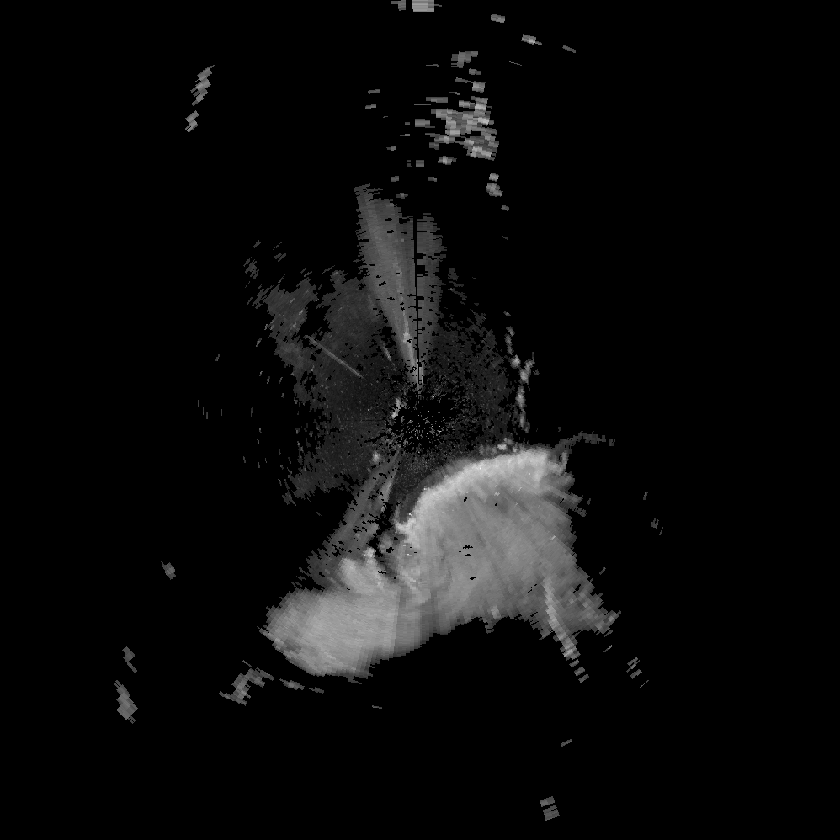
%> input picture 201008081800_VAN.PPI1_A.raw.h5_with_rayHdrs_F_Z2.tiff, 840 x 840 px, shrunk from 998 x 998 before the run
$ octave --eval "boundary('201008081800_VAN.PPI1_A.raw.h5_with_rayHdrs_F_Z2.tiff');"   (GNU Octave 9; MATLAB toolbox functions it lacks are replaced by stand-ins)
%> lines starting %> are read from the running program, lines starting %| are printed output that depends on the picture; in (x1, y1, x2, y2) boxes, pixels count from 0 and x2, y2 are one past the last pixel; in counts of white or black regions, pixels touching at a corner belong together; the program's own positions count from 1
function [] = boundary(filename)
    %filename = '201008081710_VAN.PPI3_A.raw.h5_with_rayHdrs_F_Z2.png';
    [van8bit]= imread(filename);
%> van8bit is the input picture: size 840x840 single; 86.4% of the values are NaN or infinite; the others: min 30509, max 39962, mean 33777.7
    s=strel('disk',20);
    D=~im2bw(van8bit);
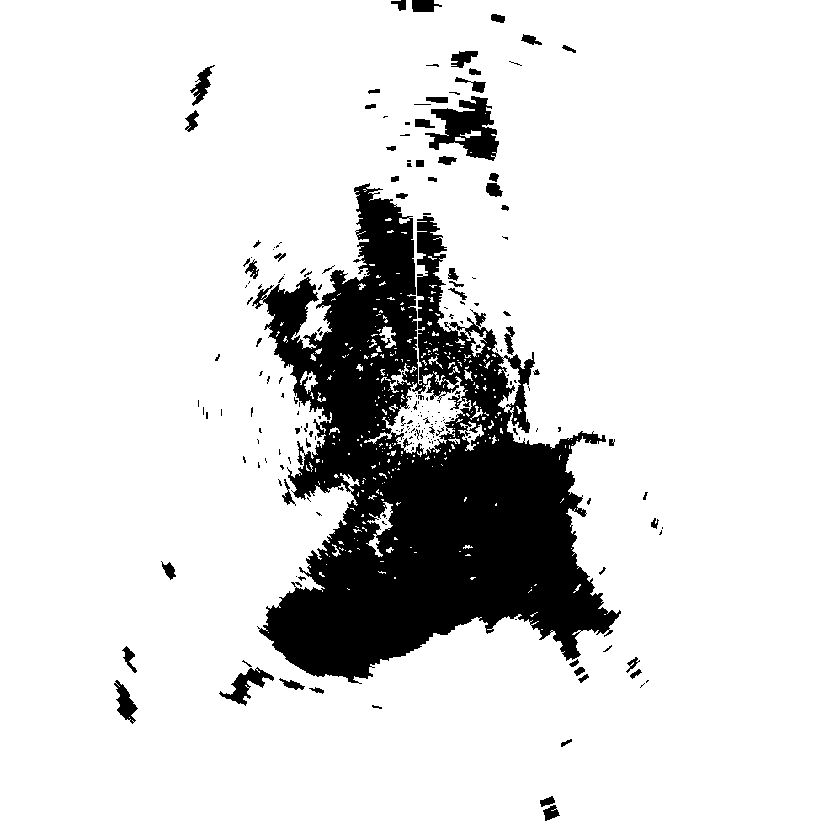
%> D: size 840x840 logical; 86.4% white; 209 black regions (144 under 20 px), largest, box (x1, y1, x2, y2) and area: (252, 183, 621, 684) 86519, (425, 96, 499, 161) 2482, (219, 667, 274, 706) 724
    BW = im2bw(van8bit,graythresh(van8bit));
    F=imerode(D,s);
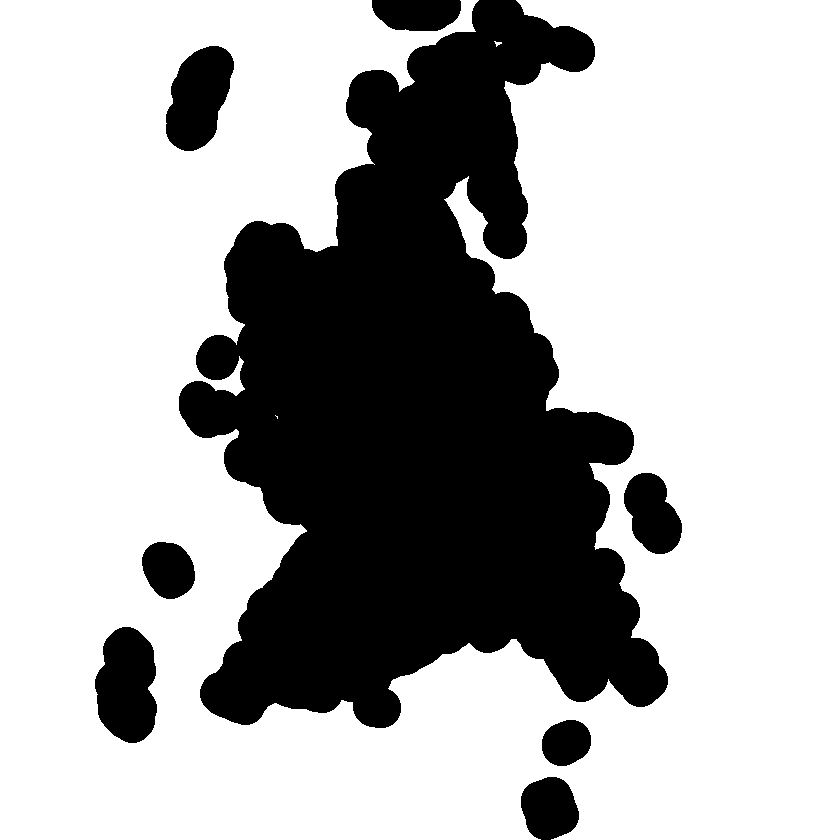
%> F: size 840x840 logical; 68.9% white; 8 black regions, largest, box (x1, y1, x2, y2) and area: (179, 0, 668, 728) 196543, (95, 627, 157, 743) 5594, (166, 46, 234, 151) 4996
    %figure,imshow(van8bit);title('original file');
    %figure,imshow(D);title('bw image');
    %figure,imshow(D-F);title('boundary');
    B = D-F;
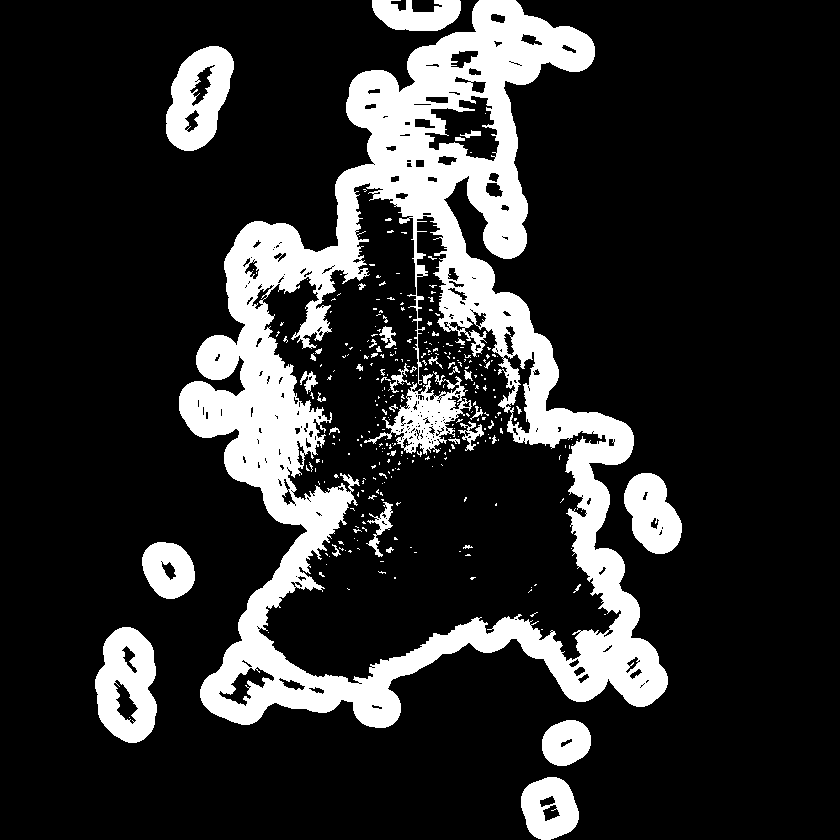
%> B: size 840x840 double; values 0 (black) and 1 (white), 17.5% white; 319 white regions (273 under 20 px), largest, box (x1, y1, x2, y2) and area: (179, 0, 668, 728) 95819, (95, 627, 157, 743) 4967, (166, 46, 234, 151) 4460
    h = fspecial('gaussian');
    B = imfilter(B,h);
    I = van8bit;
    I((B == 1)) = nan;
    [path,name,ext] = fileparts(filename);
    filename_new = [name,'.png'];

    %gaussian filtering
    h = fspecial('gaussian');
    I = imfilter(I,h);
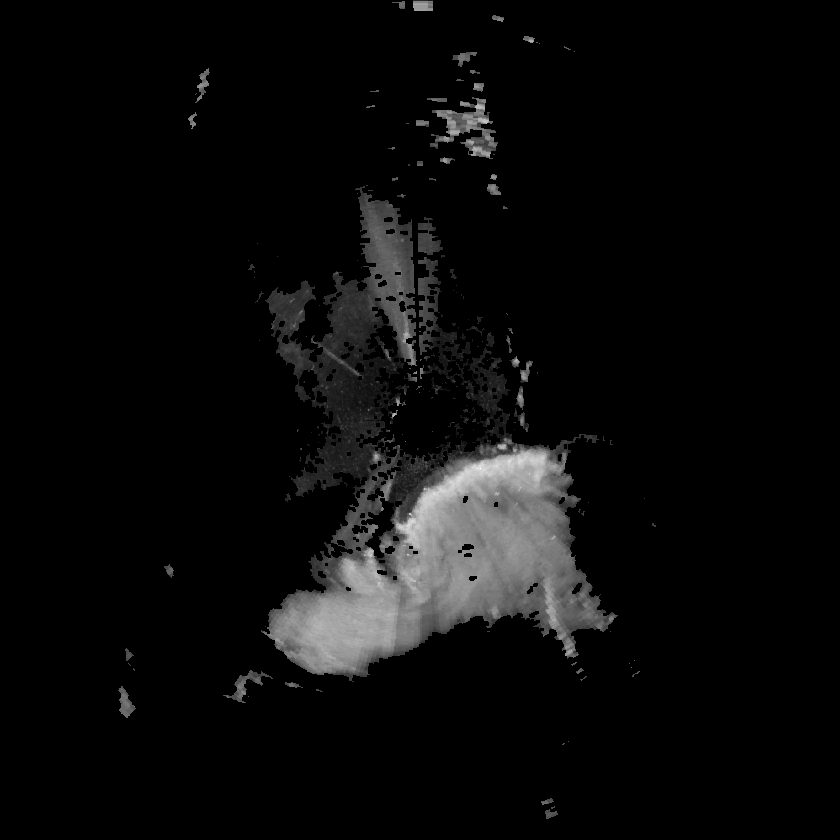
%> I: size 840x840 single; 89.02% of the values are NaN or infinite; the others: min 30655.8, max 39330, mean 34058.1; drawn with min black, max white, NaN and infinite black
    imwrite(I,filename_new,'png');
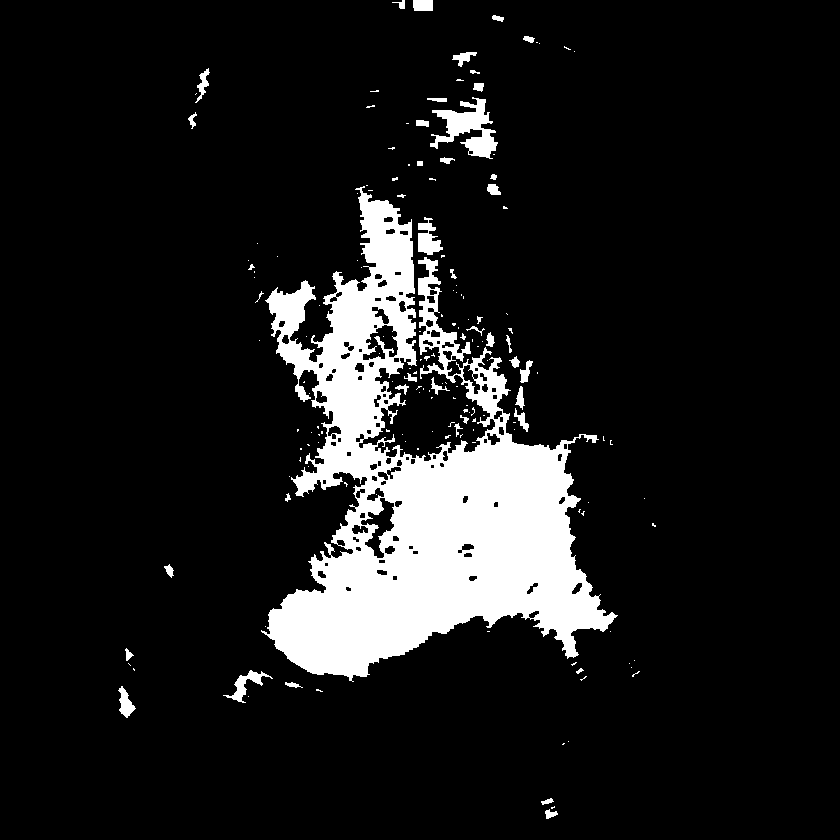
%> saved as 201008081800_VAN.PPI1_A.raw.h5_with_rayHdrs_F_Z2.png: size 840x840 uint8; 11% white; 164 white regions (119 under 20 px), largest, box (x1, y1, x2, y2) and area: (261, 186, 618, 682) 71096, (430, 97, 498, 159) 1871, (418, 217, 443, 255) 537

end

$ run again, on 201008081810_VAN.PPI3_A.raw.h5_with_rayHdrs_F_Z2.tiff
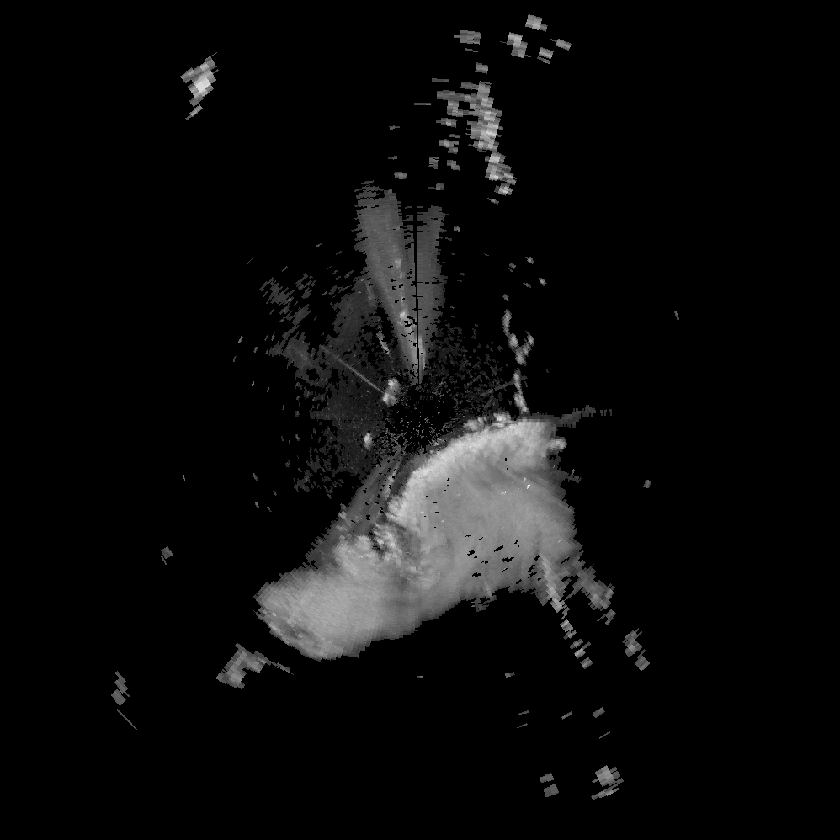
%> input picture 201008081810_VAN.PPI3_A.raw.h5_with_rayHdrs_F_Z2.tiff, 840 x 840 px, shrunk from 998 x 998 before the run
%> in boundary, van8bit is the input picture: size 840x840 single; 87.62% of the values are NaN or infinite; the others: min 30485, max 39318, mean 33953.7
%> in boundary, `D=~im2bw(van8bit);`:
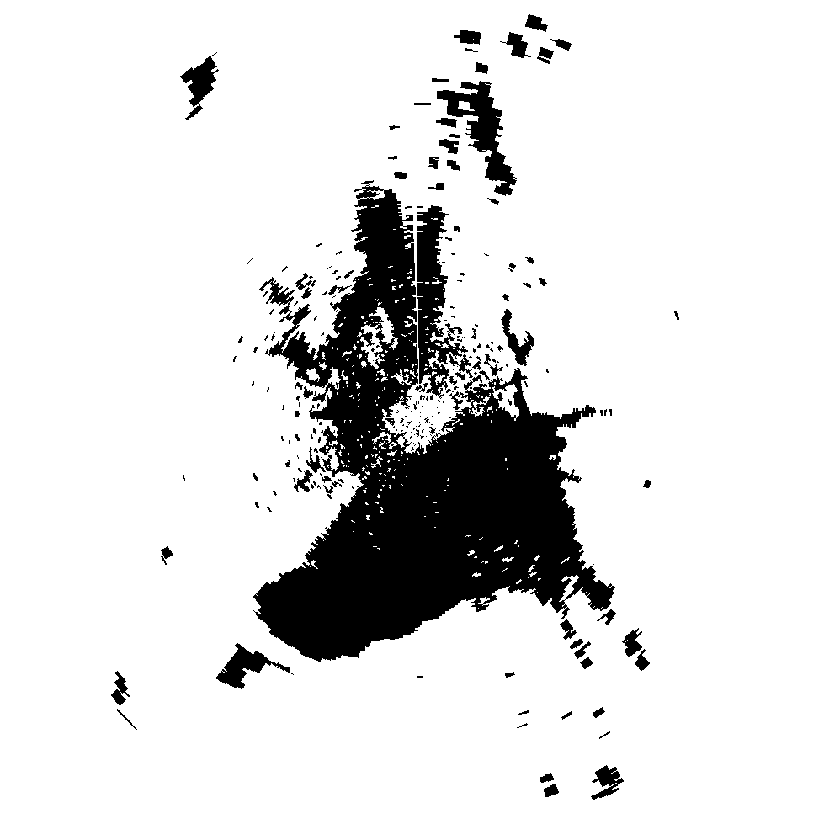
%> D: size 840x840 logical; 87.6% white; 218 black regions (142 under 20 px), largest, box (x1, y1, x2, y2) and area: (253, 180, 615, 662) 69999, (417, 205, 473, 399) 4476, (437, 81, 517, 196) 3030
%> F: size 840x840 logical; 68.6% white; 9 black regions, largest, box (x1, y1, x2, y2) and area: (197, 0, 669, 708) 188566, (486, 653, 643, 819) 14455, (161, 33, 238, 139) 5781
%> in boundary, `imwrite(I,filename_new,'png');`:
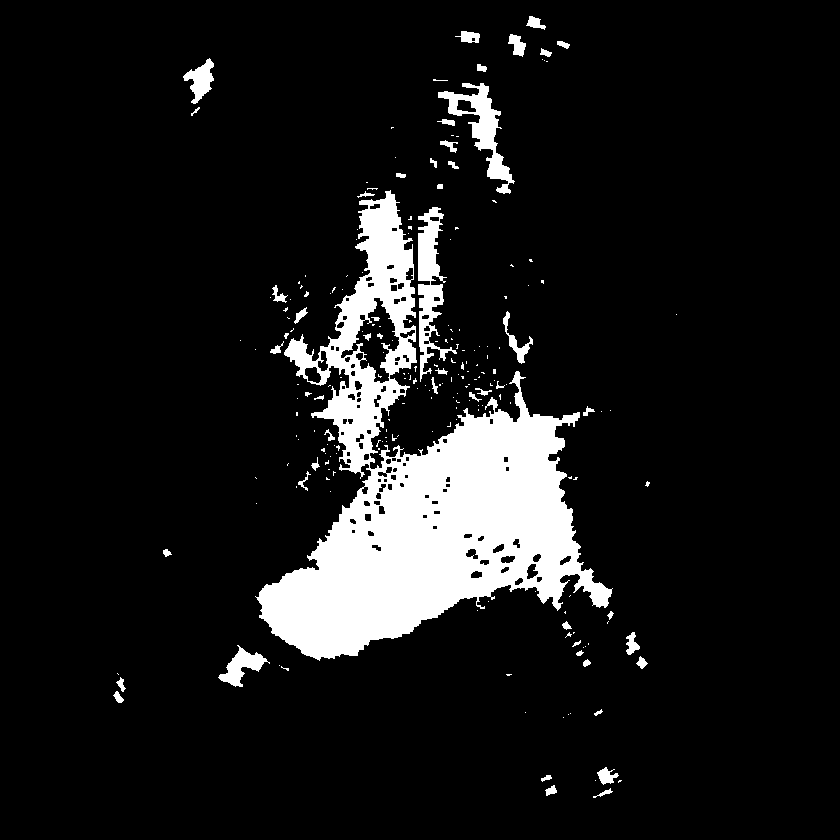
%> saved as 201008081810_VAN.PPI3_A.raw.h5_with_rayHdrs_F_Z2.png: size 840x840 uint8; 9.9% white; 216 white regions (164 under 20 px), largest, box (x1, y1, x2, y2) and area: (255, 190, 613, 661) 59007, (418, 207, 457, 382) 2626, (438, 83, 515, 194) 2308
